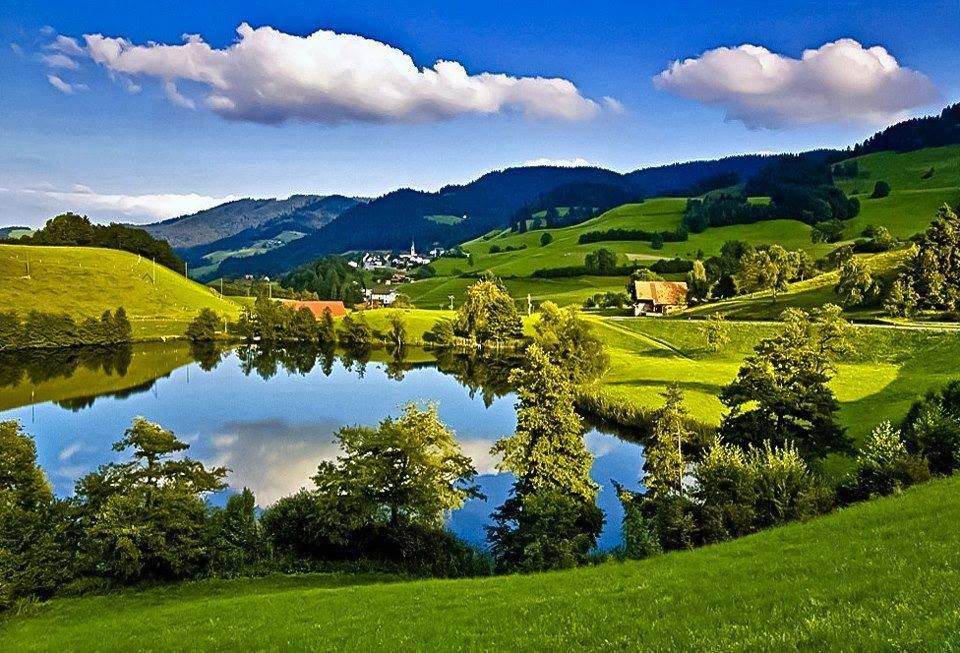
#> input picture Basics_Of_openCV/Data/scenic1.jpg, 960 x 653 px
$ jupyter execute 'ALL COLOR CONVERSION FLAGS.ipynb'
#> lines starting #> are read from the running program, lines starting #| are printed output that depends on the picture
# Changing Colorspaces

There are many  functions available for converting colorspaces in OpenCV
These are cv2.cvtColor() and cv2.inRange() etc.

### Program to convert an image into Grayscale

[cell 1]
# Step 1:- Import the required packages
import cv2
# Step 2:- Load the images
img1=cv2.imread("Data/scenic1.jpg",1)
#> img1 is the input picture: shape (653, 960, 3); mean B, G, R 92.7, 114.5, 91.1
# Step 3:-  Convert the color into GRAYSCALE
gray=cv2.cvtColor(img1,cv2.COLOR_BGR2GRAY)
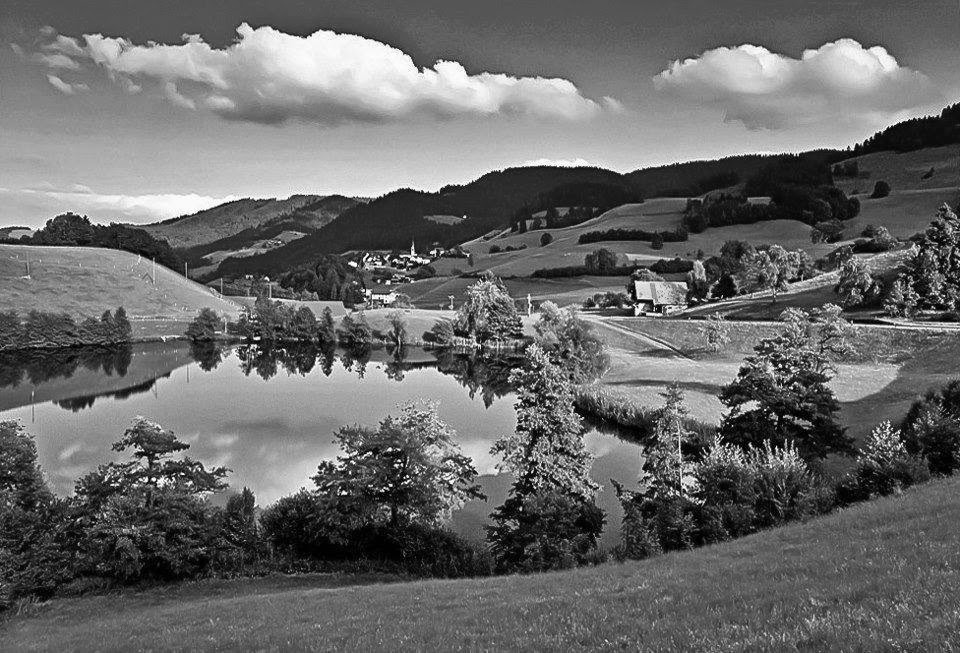
#> gray: shape (653, 960); min 0, max 255, mean 105
# Step 4:- Show the converted image to the user
cv2.imshow("Converted Image",gray)
# Step 5:- Save the image to the drive
cv2.imwrite("OUTPUTS/scenic1_gray.jpg",gray)
#> Out = True

### Program to convert an image into Grayscale

[cell 2]
# Step 1:- Import the required packages
import cv2
# Step 2:- Load the images
img1=cv2.imread("Data/scenic1.jpg",1)
# Step 3:-  Convert the color into HSV
hsv=cv2.cvtColor(img1,cv2.COLOR_BGR2HSV)
#> hsv: shape (653, 960, 3); mean H, S, V 66.5, 170.5, 136.4
# Step 4:- Show the converted image to the user
cv2.imshow("Converted Image",hsv)
# Step 5:- Save the image to the drive
cv2.imwrite("OUTPUTS/scenic1_hsv.jpg",hsv)
#> Out = True

### Program to convert an image into RGB

[cell 3]
# Step 1:- Import the required packages
import cv2
# Step 2:- Load the images
img1=cv2.imread("Data/scenic1.jpg",1)
# Step 3:-  Convert the color into RGB
rgb=cv2.cvtColor(img1,cv2.COLOR_BGR2RGB)
# Step 4:- Show the converted image to the user
cv2.imshow("Converted Image",rgb)
# Step 5:- Save the image to the drive
cv2.imwrite("OUTPUTS/scenic1_rgb.jpg",rgb)
#> Out = True

### Program to List Down all the functions available in OPENCV

[cell 4]
# Step 1:- Import the required module
import cv2
# Now list down all the functions available in opencv
functions=dir(cv2)
for fun in functions:
    print(fun)
    print("\n")
